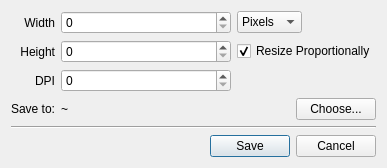
<?xml version="1.0" encoding="UTF-8"?>
<ui version="4.0">
 <class>Dialog</class>
 <widget class="QDialog" name="Dialog">
  <property name="geometry">
   <rect>
    <x>0</x>
    <y>0</y>
    <width>387</width>
    <height>153</height>
   </rect>
  </property>
  <property name="windowTitle">
   <string>Save Screenshot</string>
  </property>
  <layout class="QGridLayout" name="gridLayout" columnstretch="0,0,0,0">
   <item row="3" column="1">
    <widget class="QSpinBox" name="dpiBox">
     <property name="maximum">
      <number>999999</number>
     </property>
    </widget>
   </item>
   <item row="1" column="0" alignment="Qt::AlignRight">
    <widget class="QLabel" name="label">
     <property name="text">
      <string>Width</string>
     </property>
     <property name="alignment">
      <set>Qt::AlignRight|Qt::AlignTrailing|Qt::AlignVCenter</set>
     </property>
    </widget>
   </item>
   <item row="8" column="0" colspan="4">
    <widget class="QDialogButtonBox" name="buttonBox">
     <property name="orientation">
      <enum>Qt::Horizontal</enum>
     </property>
     <property name="standardButtons">
      <set>QDialogButtonBox::Cancel|QDialogButtonBox::Save</set>
     </property>
    </widget>
   </item>
   <item row="3" column="0" alignment="Qt::AlignRight">
    <widget class="QLabel" name="label_3">
     <property name="text">
      <string>DPI</string>
     </property>
     <property name="alignment">
      <set>Qt::AlignRight|Qt::AlignTrailing|Qt::AlignVCenter</set>
     </property>
    </widget>
   </item>
   <item row="2" column="2" colspan="2">
    <widget class="QCheckBox" name="proportionBox">
     <property name="text">
      <string>Resize Proportionally</string>
     </property>
     <property name="checked">
      <bool>true</bool>
     </property>
    </widget>
   </item>
   <item row="5" column="0" colspan="4">
    <widget class="Line" name="line">
     <property name="orientation">
      <enum>Qt::Horizontal</enum>
     </property>
    </widget>
   </item>
   <item row="4" column="0" alignment="Qt::AlignRight">
    <widget class="QLabel" name="label_4">
     <property name="text">
      <string>Save to:</string>
     </property>
     <property name="alignment">
      <set>Qt::AlignRight|Qt::AlignTrailing|Qt::AlignVCenter</set>
     </property>
    </widget>
   </item>
   <item row="1" column="2" colspan="2">
    <widget class="QComboBox" name="unitsBox">
     <property name="sizePolicy">
      <sizepolicy hsizetype="Maximum" vsizetype="Fixed">
       <horstretch>0</horstretch>
       <verstretch>0</verstretch>
      </sizepolicy>
     </property>
     <property name="sizeAdjustPolicy">
      <enum>QComboBox::AdjustToContents</enum>
     </property>
     <item>
      <property name="text">
       <string>Pixels</string>
      </property>
     </item>
     <item>
      <property name="text">
       <string>Inches</string>
      </property>
     </item>
    </widget>
   </item>
   <item row="4" column="1">
    <widget class="QLabel" name="savetoLabel">
     <property name="text">
      <string>~</string>
     </property>
     <property name="scaledContents">
      <bool>false</bool>
     </property>
    </widget>
   </item>
   <item row="2" column="0" alignment="Qt::AlignRight">
    <widget class="QLabel" name="label_2">
     <property name="text">
      <string>Height</string>
     </property>
     <property name="alignment">
      <set>Qt::AlignRight|Qt::AlignTrailing|Qt::AlignVCenter</set>
     </property>
    </widget>
   </item>
   <item row="1" column="1">
    <widget class="QStackedWidget" name="widthBox">
     <property name="sizePolicy">
      <sizepolicy hsizetype="Minimum" vsizetype="Fixed">
       <horstretch>0</horstretch>
       <verstretch>0</verstretch>
      </sizepolicy>
     </property>
     <property name="currentIndex">
      <number>0</number>
     </property>
     <widget class="QWidget" name="page_3">
      <property name="sizePolicy">
       <sizepolicy hsizetype="Minimum" vsizetype="Fixed">
        <horstretch>0</horstretch>
        <verstretch>0</verstretch>
       </sizepolicy>
      </property>
      <layout class="QGridLayout" name="gridLayout_2">
       <property name="leftMargin">
        <number>0</number>
       </property>
       <property name="topMargin">
        <number>0</number>
       </property>
       <property name="rightMargin">
        <number>0</number>
       </property>
       <property name="bottomMargin">
        <number>0</number>
       </property>
       <property name="spacing">
        <number>0</number>
       </property>
       <item row="0" column="0">
        <widget class="QSpinBox" name="widthBoxPixels">
         <property name="maximum">
          <number>999999</number>
         </property>
        </widget>
       </item>
      </layout>
     </widget>
     <widget class="QWidget" name="page_4">
      <property name="sizePolicy">
       <sizepolicy hsizetype="Minimum" vsizetype="Fixed">
        <horstretch>0</horstretch>
        <verstretch>0</verstretch>
       </sizepolicy>
      </property>
      <layout class="QGridLayout" name="gridLayout_3">
       <property name="leftMargin">
        <number>0</number>
       </property>
       <property name="topMargin">
        <number>0</number>
       </property>
       <property name="rightMargin">
        <number>0</number>
       </property>
       <property name="bottomMargin">
        <number>0</number>
       </property>
       <property name="spacing">
        <number>0</number>
       </property>
       <item row="0" column="0">
        <widget class="QDoubleSpinBox" name="widthBoxInches">
         <property name="maximum">
          <double>9999.989999999999782</double>
         </property>
         <property name="singleStep">
          <double>0.100000000000000</double>
         </property>
        </widget>
       </item>
      </layout>
     </widget>
    </widget>
   </item>
   <item row="2" column="1">
    <widget class="QStackedWidget" name="heightBox">
     <property name="sizePolicy">
      <sizepolicy hsizetype="Minimum" vsizetype="Fixed">
       <horstretch>0</horstretch>
       <verstretch>0</verstretch>
      </sizepolicy>
     </property>
     <property name="currentIndex">
      <number>0</number>
     </property>
     <widget class="QWidget" name="page_5">
      <property name="sizePolicy">
       <sizepolicy hsizetype="Minimum" vsizetype="Fixed">
        <horstretch>0</horstretch>
        <verstretch>0</verstretch>
       </sizepolicy>
      </property>
      <layout class="QGridLayout" name="gridLayout_5">
       <property name="leftMargin">
        <number>0</number>
       </property>
       <property name="topMargin">
        <number>0</number>
       </property>
       <property name="rightMargin">
        <number>0</number>
       </property>
       <property name="bottomMargin">
        <number>0</number>
       </property>
       <property name="spacing">
        <number>0</number>
       </property>
       <item row="0" column="0">
        <widget class="QSpinBox" name="heightBoxPixels">
         <property name="maximum">
          <number>999999</number>
         </property>
        </widget>
       </item>
      </layout>
     </widget>
     <widget class="QWidget" name="page_6">
      <property name="sizePolicy">
       <sizepolicy hsizetype="Minimum" vsizetype="Fixed">
        <horstretch>0</horstretch>
        <verstretch>0</verstretch>
       </sizepolicy>
      </property>
      <layout class="QGridLayout" name="gridLayout_4">
       <property name="leftMargin">
        <number>0</number>
       </property>
       <property name="topMargin">
        <number>0</number>
       </property>
       <property name="rightMargin">
        <number>0</number>
       </property>
       <property name="bottomMargin">
        <number>0</number>
       </property>
       <property name="spacing">
        <number>0</number>
       </property>
       <item row="0" column="0">
        <widget class="QDoubleSpinBox" name="heightBoxInches">
         <property name="maximum">
          <double>9999.989999999999782</double>
         </property>
         <property name="singleStep">
          <double>0.100000000000000</double>
         </property>
        </widget>
       </item>
      </layout>
     </widget>
    </widget>
   </item>
   <item row="4" column="3">
    <widget class="QPushButton" name="dirChooserButton">
     <property name="text">
      <string>Choose...</string>
     </property>
    </widget>
   </item>
  </layout>
 </widget>
 <resources/>
 <connections>
  <connection>
   <sender>buttonBox</sender>
   <signal>accepted()</signal>
   <receiver>Dialog</receiver>
   <slot>accept()</slot>
   <hints>
    <hint type="sourcelabel">
     <x>248</x>
     <y>254</y>
    </hint>
    <hint type="destinationlabel">
     <x>157</x>
     <y>274</y>
    </hint>
   </hints>
  </connection>
  <connection>
   <sender>buttonBox</sender>
   <signal>rejected()</signal>
   <receiver>Dialog</receiver>
   <slot>reject()</slot>
   <hints>
    <hint type="sourcelabel">
     <x>316</x>
     <y>260</y>
    </hint>
    <hint type="destinationlabel">
     <x>286</x>
     <y>274</y>
    </hint>
   </hints>
  </connection>
 </connections>
</ui>
